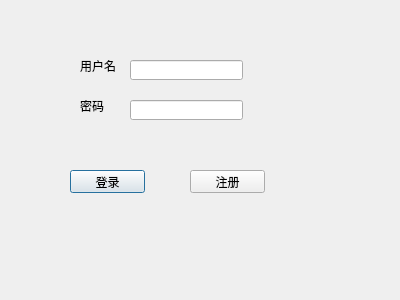
<?xml version="1.0" encoding="UTF-8"?>
<ui version="4.0">
 <class>Dialog</class>
 <widget class="QDialog" name="Dialog">
  <property name="geometry">
   <rect>
    <x>0</x>
    <y>0</y>
    <width>400</width>
    <height>300</height>
   </rect>
  </property>
  <property name="windowTitle">
   <string>Dialog</string>
  </property>
  <widget class="QLabel" name="label">
   <property name="geometry">
    <rect>
     <x>80</x>
     <y>60</y>
     <width>54</width>
     <height>12</height>
    </rect>
   </property>
   <property name="text">
    <string>用户名</string>
   </property>
  </widget>
  <widget class="QLineEdit" name="lineEdit">
   <property name="geometry">
    <rect>
     <x>130</x>
     <y>60</y>
     <width>113</width>
     <height>20</height>
    </rect>
   </property>
  </widget>
  <widget class="QLineEdit" name="lineEdit_2">
   <property name="geometry">
    <rect>
     <x>130</x>
     <y>100</y>
     <width>113</width>
     <height>20</height>
    </rect>
   </property>
  </widget>
  <widget class="QLabel" name="label_2">
   <property name="geometry">
    <rect>
     <x>80</x>
     <y>100</y>
     <width>54</width>
     <height>12</height>
    </rect>
   </property>
   <property name="text">
    <string>密码</string>
   </property>
  </widget>
  <widget class="QPushButton" name="pushButton">
   <property name="geometry">
    <rect>
     <x>70</x>
     <y>170</y>
     <width>75</width>
     <height>23</height>
    </rect>
   </property>
   <property name="text">
    <string>登录</string>
   </property>
  </widget>
  <widget class="QPushButton" name="pushButton_2">
   <property name="geometry">
    <rect>
     <x>190</x>
     <y>170</y>
     <width>75</width>
     <height>23</height>
    </rect>
   </property>
   <property name="text">
    <string>注册</string>
   </property>
  </widget>
 </widget>
 <resources/>
 <connections/>
</ui>
